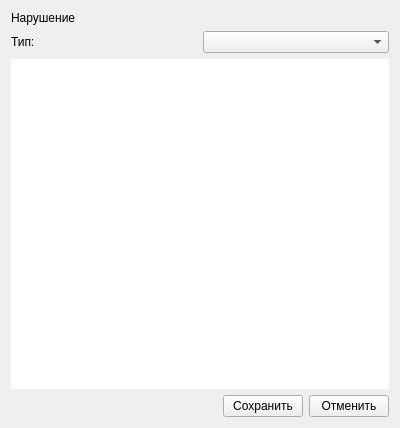
<?xml version="1.0" encoding="UTF-8"?>
<ui version="4.0">
 <class>FormViolation</class>
 <widget class="QWidget" name="FormViolation">
  <property name="geometry">
   <rect>
    <x>0</x>
    <y>0</y>
    <width>400</width>
    <height>428</height>
   </rect>
  </property>
  <property name="windowTitle">
   <string>Form</string>
  </property>
  <layout class="QVBoxLayout" name="verticalLayout_2">
   <item>
    <widget class="QLabel" name="label">
     <property name="text">
      <string>Нарушение</string>
     </property>
    </widget>
   </item>
   <item>
    <layout class="QHBoxLayout" name="horizontalLayout_2">
     <item>
      <widget class="QLabel" name="label_typeBorder">
       <property name="text">
        <string>Тип:</string>
       </property>
      </widget>
     </item>
     <item>
      <widget class="QComboBox" name="cb_typeBorder"/>
     </item>
    </layout>
   </item>
   <item>
    <widget class="QTableWidget" name="tw_Borders">
     <property name="sizePolicy">
      <sizepolicy hsizetype="Expanding" vsizetype="Expanding">
       <horstretch>0</horstretch>
       <verstretch>0</verstretch>
      </sizepolicy>
     </property>
     <property name="minimumSize">
      <size>
       <width>0</width>
       <height>0</height>
      </size>
     </property>
     <property name="styleSheet">
      <string notr="true">QTableWidget{
background-color: rgb(255, 255, 255);
}</string>
     </property>
     <property name="frameShape">
      <enum>QFrame::NoFrame</enum>
     </property>
     <property name="frameShadow">
      <enum>QFrame::Sunken</enum>
     </property>
     <property name="lineWidth">
      <number>0</number>
     </property>
     <property name="editTriggers">
      <set>QAbstractItemView::NoEditTriggers</set>
     </property>
     <property name="alternatingRowColors">
      <bool>false</bool>
     </property>
     <property name="selectionMode">
      <enum>QAbstractItemView::SingleSelection</enum>
     </property>
     <property name="selectionBehavior">
      <enum>QAbstractItemView::SelectRows</enum>
     </property>
     <property name="textElideMode">
      <enum>Qt::ElideLeft</enum>
     </property>
     <property name="gridStyle">
      <enum>Qt::NoPen</enum>
     </property>
     <attribute name="horizontalHeaderVisible">
      <bool>false</bool>
     </attribute>
     <attribute name="horizontalHeaderShowSortIndicator" stdset="0">
      <bool>false</bool>
     </attribute>
     <attribute name="horizontalHeaderStretchLastSection">
      <bool>true</bool>
     </attribute>
     <attribute name="verticalHeaderVisible">
      <bool>false</bool>
     </attribute>
     <attribute name="verticalHeaderStretchLastSection">
      <bool>false</bool>
     </attribute>
     <column>
      <property name="text">
       <string>Удары</string>
      </property>
      <property name="font">
       <font>
        <weight>75</weight>
        <bold>true</bold>
       </font>
      </property>
     </column>
    </widget>
   </item>
   <item>
    <layout class="QHBoxLayout" name="horizontalLayout">
     <item>
      <spacer name="horizontalSpacer">
       <property name="orientation">
        <enum>Qt::Horizontal</enum>
       </property>
       <property name="sizeHint" stdset="0">
        <size>
         <width>40</width>
         <height>20</height>
        </size>
       </property>
      </spacer>
     </item>
     <item>
      <widget class="QPushButton" name="btnSave">
       <property name="text">
        <string>Сохранить</string>
       </property>
      </widget>
     </item>
     <item>
      <widget class="QPushButton" name="btnCancel">
       <property name="text">
        <string>Отменить</string>
       </property>
      </widget>
     </item>
    </layout>
   </item>
  </layout>
 </widget>
 <resources/>
 <connections/>
</ui>
